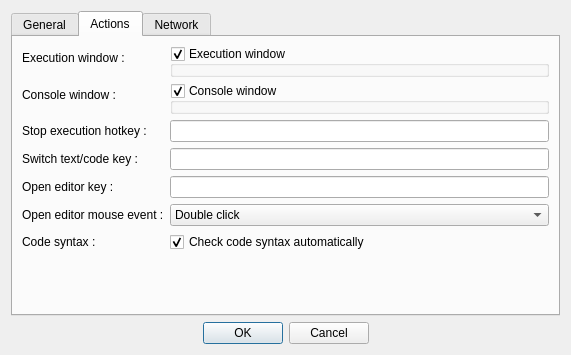
<?xml version="1.0" encoding="UTF-8"?>
<ui version="4.0">
 <class>SettingsDialog</class>
 <widget class="QDialog" name="SettingsDialog">
  <property name="geometry">
   <rect>
    <x>0</x>
    <y>0</y>
    <width>524</width>
    <height>339</height>
   </rect>
  </property>
  <property name="windowTitle">
   <string>Settings</string>
  </property>
  <property name="windowIcon">
   <iconset resource="actionaz.qrc">
    <normaloff>:/icons/options.png</normaloff>:/icons/options.png</iconset>
  </property>
  <layout class="QVBoxLayout">
   <item>
    <widget class="QTabWidget" name="settingsTab">
     <property name="currentIndex">
      <number>1</number>
     </property>
     <widget class="QWidget" name="generalTab">
      <attribute name="icon">
       <iconset>
        <normaloff>:/images/paste.png</normaloff>:/images/paste.png</iconset>
      </attribute>
      <attribute name="title">
       <string>General</string>
      </attribute>
      <layout class="QFormLayout" name="formLayout_4">
       <property name="fieldGrowthPolicy">
        <enum>QFormLayout::AllNonFixedFieldsGrow</enum>
       </property>
       <item row="0" column="0">
        <widget class="QLabel" name="label_9">
         <property name="text">
          <string>Loading window :</string>
         </property>
        </widget>
       </item>
       <item row="0" column="1">
        <widget class="QCheckBox" name="showLoadingWindow">
         <property name="text">
          <string>Show the loading window</string>
         </property>
         <property name="checked">
          <bool>true</bool>
         </property>
        </widget>
       </item>
       <item row="1" column="0">
        <widget class="QLabel" name="label_13">
         <property name="text">
          <string>Taskbar icon :</string>
         </property>
        </widget>
       </item>
       <item row="1" column="1">
        <layout class="QVBoxLayout" name="verticalLayout_3">
         <item>
          <widget class="QCheckBox" name="showTaskbarIcon">
           <property name="text">
            <string>Show the taskbar icon</string>
           </property>
           <property name="checked">
            <bool>true</bool>
           </property>
          </widget>
         </item>
         <item>
          <widget class="QLabel" name="noSysTrayLabel">
           <property name="text">
            <string>&lt;!DOCTYPE HTML PUBLIC &quot;-//W3C//DTD HTML 4.0//EN&quot; &quot;http://www.w3.org/TR/REC-html40/strict.dtd&quot;&gt;
&lt;html&gt;&lt;head&gt;&lt;meta name=&quot;qrichtext&quot; content=&quot;1&quot; /&gt;&lt;style type=&quot;text/css&quot;&gt;
p, li { white-space: pre-wrap; }
&lt;/style&gt;&lt;/head&gt;&lt;body style=&quot; font-family:'MS Shell Dlg 2'; font-size:8.25pt; font-weight:400; font-style:normal;&quot;&gt;
&lt;p style=&quot; margin-top:0px; margin-bottom:0px; margin-left:0px; margin-right:0px; -qt-block-indent:0; text-indent:0px;&quot;&gt;&lt;img src=&quot;:/icons/warning.png&quot; /&gt;  &lt;span style=&quot; font-size:8pt;&quot;&gt;Unable to setup the system a tray icon.&lt;/span&gt;&lt;/p&gt;&lt;/body&gt;&lt;/html&gt;</string>
           </property>
          </widget>
         </item>
         <item>
          <widget class="QLabel" name="noSysTrayMessagesLabel">
           <property name="text">
            <string>&lt;!DOCTYPE HTML PUBLIC &quot;-//W3C//DTD HTML 4.0//EN&quot; &quot;http://www.w3.org/TR/REC-html40/strict.dtd&quot;&gt;
&lt;html&gt;&lt;head&gt;&lt;meta name=&quot;qrichtext&quot; content=&quot;1&quot; /&gt;&lt;style type=&quot;text/css&quot;&gt;
p, li { white-space: pre-wrap; }
&lt;/style&gt;&lt;/head&gt;&lt;body style=&quot; font-family:'MS Shell Dlg 2'; font-size:8.25pt; font-weight:400; font-style:normal;&quot;&gt;
&lt;p style=&quot; margin-top:0px; margin-bottom:0px; margin-left:0px; margin-right:0px; -qt-block-indent:0; text-indent:0px;&quot;&gt;&lt;img src=&quot;:/icons/warning.png&quot; /&gt;  System tray messages are not available.&lt;/p&gt;&lt;/body&gt;&lt;/html&gt;</string>
           </property>
          </widget>
         </item>
        </layout>
       </item>
       <item row="2" column="0">
        <widget class="QLabel" name="showWindowAfterExecutionLabel">
         <property name="text">
          <string>Show window after execution :</string>
         </property>
        </widget>
       </item>
       <item row="2" column="1">
        <widget class="QCheckBox" name="showWindowAfterExecution">
         <property name="text">
          <string>Set the main window as the foreground window after execution</string>
         </property>
         <property name="checked">
          <bool>true</bool>
         </property>
        </widget>
       </item>
       <item row="3" column="0">
        <widget class="QLabel" name="label_10">
         <property name="text">
          <string>Language :</string>
         </property>
        </widget>
       </item>
       <item row="3" column="1">
        <widget class="QxtLanguageComboBox" name="language">
         <property name="displayMode">
          <enum>QxtLanguageComboBox::AvailableTranslations</enum>
         </property>
         <property name="translationPath">
          <string notr="true">locale</string>
         </property>
        </widget>
       </item>
       <item row="4" column="0">
        <widget class="QLabel" name="label_12">
         <property name="text">
          <string>Console start/end separators :</string>
         </property>
        </widget>
       </item>
       <item row="4" column="1">
        <widget class="QCheckBox" name="addStartEndSeparators">
         <property name="text">
          <string>Add start/end separators</string>
         </property>
         <property name="checked">
          <bool>true</bool>
         </property>
        </widget>
       </item>
       <item row="5" column="0">
        <widget class="QLabel" name="label_14">
         <property name="text">
          <string>Last opened script :</string>
         </property>
        </widget>
       </item>
       <item row="5" column="1">
        <widget class="QCheckBox" name="reopenLastScript">
         <property name="text">
          <string>Reopen the last opened script</string>
         </property>
        </widget>
       </item>
       <item row="6" column="0">
        <widget class="QLabel" name="label_15">
         <property name="text">
          <string>Maximum recent files :</string>
         </property>
        </widget>
       </item>
       <item row="6" column="1">
        <widget class="QSpinBox" name="maxRecentFiles">
         <property name="minimum">
          <number>0</number>
         </property>
         <property name="maximum">
          <number>50</number>
         </property>
         <property name="value">
          <number>5</number>
         </property>
        </widget>
       </item>
      </layout>
     </widget>
     <widget class="QWidget" name="actionsTab">
      <attribute name="icon">
       <iconset>
        <normaloff>:/images/sfx.png</normaloff>:/images/sfx.png</iconset>
      </attribute>
      <attribute name="title">
       <string>Actions</string>
      </attribute>
      <layout class="QFormLayout" name="formLayout_3">
       <property name="fieldGrowthPolicy">
        <enum>QFormLayout::AllNonFixedFieldsGrow</enum>
       </property>
       <item row="0" column="0">
        <widget class="QLabel" name="label_8">
         <property name="text">
          <string>Execution window :</string>
         </property>
        </widget>
       </item>
       <item row="0" column="1">
        <layout class="QVBoxLayout" name="verticalLayout_2">
         <item>
          <widget class="QGroupBox" name="executionWindowGroup">
           <property name="title">
            <string>Execution window</string>
           </property>
           <property name="checkable">
            <bool>true</bool>
           </property>
           <layout class="QVBoxLayout" name="verticalLayout_6">
            <property name="spacing">
             <number>0</number>
            </property>
            <property name="margin">
             <number>0</number>
            </property>
            <item>
             <widget class="ActionTools::ScreenPositionWidget" name="executionWindowPosition" native="true"/>
            </item>
           </layout>
          </widget>
         </item>
        </layout>
       </item>
       <item row="1" column="0">
        <widget class="QLabel" name="label_11">
         <property name="text">
          <string>Console window :</string>
         </property>
        </widget>
       </item>
       <item row="1" column="1">
        <layout class="QVBoxLayout" name="verticalLayout_5">
         <item>
          <widget class="QGroupBox" name="consoleWindowGroup">
           <property name="title">
            <string>Console window</string>
           </property>
           <property name="checkable">
            <bool>true</bool>
           </property>
           <layout class="QVBoxLayout" name="verticalLayout_4">
            <property name="spacing">
             <number>0</number>
            </property>
            <property name="margin">
             <number>0</number>
            </property>
            <item>
             <widget class="ActionTools::ScreenPositionWidget" name="consoleWindowPosition" native="true"/>
            </item>
           </layout>
          </widget>
         </item>
        </layout>
       </item>
       <item row="3" column="0">
        <widget class="QLabel" name="label_18">
         <property name="text">
          <string>Stop execution hotkey :</string>
         </property>
        </widget>
       </item>
       <item row="3" column="1">
        <widget class="SettingsKeyEdit" name="stopExecutionHotkey"/>
       </item>
       <item row="4" column="0">
        <widget class="QLabel" name="label_19">
         <property name="text">
          <string>Switch text/code key :</string>
         </property>
        </widget>
       </item>
       <item row="4" column="1">
        <widget class="SettingsKeyEdit" name="switchTextCode"/>
       </item>
       <item row="5" column="0">
        <widget class="QLabel" name="label_20">
         <property name="text">
          <string>Open editor key :</string>
         </property>
        </widget>
       </item>
       <item row="5" column="1">
        <widget class="SettingsKeyEdit" name="openEditorKey"/>
       </item>
       <item row="6" column="0">
        <widget class="QLabel" name="label_16">
         <property name="text">
          <string>Open editor mouse event :</string>
         </property>
        </widget>
       </item>
       <item row="6" column="1">
        <widget class="QComboBox" name="openEditorMouseEvent">
         <item>
          <property name="text">
           <string>Double click</string>
          </property>
         </item>
         <item>
          <property name="text">
           <string>Middle click</string>
          </property>
         </item>
         <item>
          <property name="text">
           <string>Double or middle click</string>
          </property>
         </item>
        </widget>
       </item>
       <item row="7" column="0">
        <widget class="QLabel" name="label_17">
         <property name="text">
          <string>Code syntax :</string>
         </property>
        </widget>
       </item>
       <item row="7" column="1">
        <widget class="QCheckBox" name="checkCodeSyntaxAutomatically">
         <property name="text">
          <string>Check code syntax automatically</string>
         </property>
         <property name="checked">
          <bool>true</bool>
         </property>
        </widget>
       </item>
      </layout>
     </widget>
     <widget class="QWidget" name="networkTab">
      <attribute name="icon">
       <iconset>
        <normaloff>:/images/update.png</normaloff>:/images/update.png</iconset>
      </attribute>
      <attribute name="title">
       <string>Network</string>
      </attribute>
      <layout class="QFormLayout" name="formLayout">
       <property name="fieldGrowthPolicy">
        <enum>QFormLayout::AllNonFixedFieldsGrow</enum>
       </property>
       <item row="0" column="0">
        <widget class="QLabel" name="label_7">
         <property name="text">
          <string>Check for updates :</string>
         </property>
        </widget>
       </item>
       <item row="0" column="1">
        <widget class="QComboBox" name="updatesCheck">
         <property name="currentIndex">
          <number>2</number>
         </property>
         <item>
          <property name="text">
           <string>Never</string>
          </property>
         </item>
         <item>
          <property name="text">
           <string>Once a day</string>
          </property>
         </item>
         <item>
          <property name="text">
           <string>Once a week</string>
          </property>
         </item>
         <item>
          <property name="text">
           <string>Once a month</string>
          </property>
         </item>
        </widget>
       </item>
       <item row="1" column="0">
        <widget class="QLabel" name="label">
         <property name="text">
          <string>Proxy :</string>
         </property>
        </widget>
       </item>
       <item row="1" column="1">
        <layout class="QVBoxLayout" name="verticalLayout">
         <item>
          <widget class="QCheckBox" name="useAProxy">
           <property name="text">
            <string>Use a proxy</string>
           </property>
          </widget>
         </item>
         <item>
          <widget class="QGroupBox" name="proxySettings">
           <property name="enabled">
            <bool>false</bool>
           </property>
           <property name="title">
            <string>Proxy settings</string>
           </property>
           <layout class="QFormLayout" name="formLayout_2">
            <item row="0" column="0">
             <widget class="QLabel" name="label_2">
              <property name="text">
               <string>Host :</string>
              </property>
             </widget>
            </item>
            <item row="0" column="1">
             <widget class="QLineEdit" name="proxyHost"/>
            </item>
            <item row="1" column="1">
             <widget class="QLineEdit" name="proxyPort"/>
            </item>
            <item row="1" column="0">
             <widget class="QLabel" name="label_3">
              <property name="text">
               <string>Port :</string>
              </property>
             </widget>
            </item>
            <item row="2" column="0">
             <widget class="QLabel" name="label_4">
              <property name="text">
               <string>User :</string>
              </property>
             </widget>
            </item>
            <item row="3" column="0">
             <widget class="QLabel" name="label_5">
              <property name="text">
               <string>Password :</string>
              </property>
             </widget>
            </item>
            <item row="2" column="1">
             <widget class="QLineEdit" name="proxyUser"/>
            </item>
            <item row="3" column="1">
             <widget class="QLineEdit" name="proxyPassword"/>
            </item>
            <item row="4" column="0">
             <widget class="QLabel" name="label_6">
              <property name="text">
               <string>Proxy type :</string>
              </property>
             </widget>
            </item>
            <item row="4" column="1">
             <widget class="QComboBox" name="proxyType">
              <item>
               <property name="text">
                <string>Http</string>
               </property>
              </item>
              <item>
               <property name="text">
                <string>Socks5</string>
               </property>
              </item>
             </widget>
            </item>
           </layout>
          </widget>
         </item>
         <item>
          <layout class="QHBoxLayout" name="horizontalLayout">
           <item>
            <widget class="QPushButton" name="testProxy">
             <property name="enabled">
              <bool>false</bool>
             </property>
             <property name="text">
              <string>Test proxy</string>
             </property>
            </widget>
           </item>
           <item>
            <spacer name="horizontalSpacer">
             <property name="orientation">
              <enum>Qt::Horizontal</enum>
             </property>
             <property name="sizeHint" stdset="0">
              <size>
               <width>40</width>
               <height>20</height>
              </size>
             </property>
            </spacer>
           </item>
          </layout>
         </item>
        </layout>
       </item>
      </layout>
     </widget>
    </widget>
   </item>
   <item>
    <widget class="QDialogButtonBox" name="buttonBox">
     <property name="standardButtons">
      <set>QDialogButtonBox::Cancel|QDialogButtonBox::Ok</set>
     </property>
     <property name="centerButtons">
      <bool>true</bool>
     </property>
    </widget>
   </item>
  </layout>
 </widget>
 <customwidgets>
  <customwidget>
   <class>QxtLanguageComboBox</class>
   <extends>QComboBox</extends>
   <header>QxtLanguageComboBox</header>
  </customwidget>
  <customwidget>
   <class>SettingsKeyEdit</class>
   <extends>QLineEdit</extends>
   <header>settingskeyedit.h</header>
  </customwidget>
  <customwidget>
   <class>ActionTools::ScreenPositionWidget</class>
   <extends>QWidget</extends>
   <header location="global">screenpositionwidget.h</header>
   <container>1</container>
  </customwidget>
 </customwidgets>
 <resources>
  <include location="actionaz.qrc"/>
 </resources>
 <connections>
  <connection>
   <sender>useAProxy</sender>
   <signal>clicked(bool)</signal>
   <receiver>proxySettings</receiver>
   <slot>setEnabled(bool)</slot>
   <hints>
    <hint type="sourcelabel">
     <x>130</x>
     <y>75</y>
    </hint>
    <hint type="destinationlabel">
     <x>147</x>
     <y>105</y>
    </hint>
   </hints>
  </connection>
  <connection>
   <sender>buttonBox</sender>
   <signal>rejected()</signal>
   <receiver>SettingsDialog</receiver>
   <slot>reject()</slot>
   <hints>
    <hint type="sourcelabel">
     <x>339</x>
     <y>373</y>
    </hint>
    <hint type="destinationlabel">
     <x>418</x>
     <y>7</y>
    </hint>
   </hints>
  </connection>
  <connection>
   <sender>useAProxy</sender>
   <signal>clicked(bool)</signal>
   <receiver>testProxy</receiver>
   <slot>setEnabled(bool)</slot>
   <hints>
    <hint type="sourcelabel">
     <x>376</x>
     <y>76</y>
    </hint>
    <hint type="destinationlabel">
     <x>160</x>
     <y>270</y>
    </hint>
   </hints>
  </connection>
  <connection>
   <sender>buttonBox</sender>
   <signal>accepted()</signal>
   <receiver>SettingsDialog</receiver>
   <slot>accept()</slot>
   <hints>
    <hint type="sourcelabel">
     <x>287</x>
     <y>373</y>
    </hint>
    <hint type="destinationlabel">
     <x>284</x>
     <y>2</y>
    </hint>
   </hints>
  </connection>
 </connections>
</ui>
